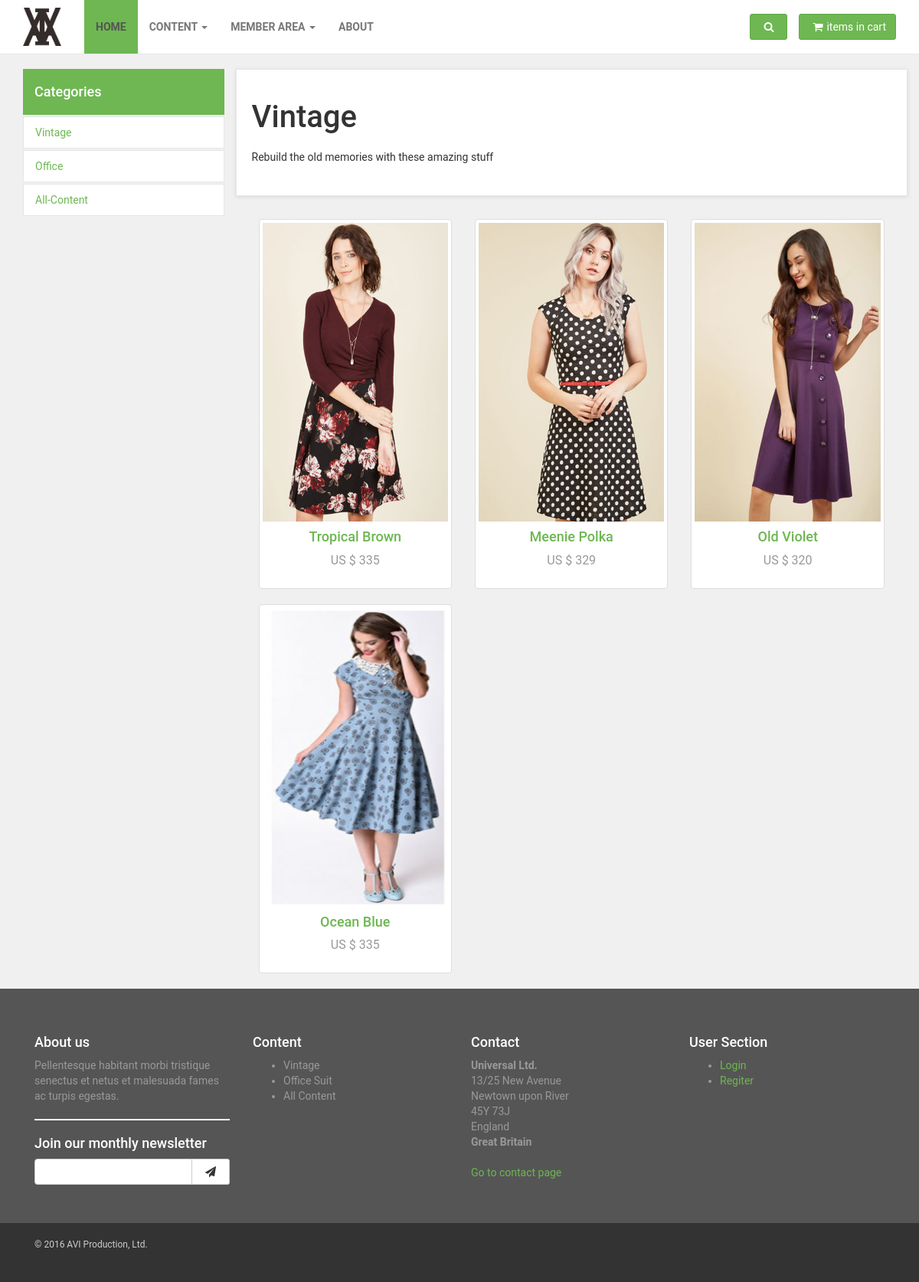
The app's page /PROJECT_AKHIR/vintage.php with its own data.
### tables this page shows
CREATE TABLE IF NOT EXISTS `tb_content` (
  `p_id` int(11) NOT NULL AUTO_INCREMENT,
  `p_name` text NOT NULL,
  `p_price` varchar(30) NOT NULL,
  `p_img` text NOT NULL,
  `p_info` longtext NOT NULL,
  `p_label` varchar(20) NOT NULL,
  PRIMARY KEY (`p_id`)
);

### PROJECT_AKHIR/vintage.php (the view, shortened to what this page needs)
<!DOCTYPE html>
<html lang="en">
<head>
    <link href="css/bootstrap.min.css" rel="stylesheet">
    <link href="css/tambahan.css" rel="stylesheet">
    <link href="css/coba.css" rel="stylesheet">
    <link rel="stylesheet" href="font-awesome/css/font-awesome.min.css">
</head>
<body>
  <div class="container-fluid">
    <div class="row">
  <div class="navbar navbar-default yamm" role="navigation" id="navbar">
    <div class="container">
        <div class="navbar-header">
            <a class="navbar-brand home" href="index.php" data-animate-hover="bounce">
                <img src="img/logo.png" alt="Obaju logo" class="hidden-xs logo-normal">
            </a>
        </div>
        <div class="navbar-collapse collapse" id="navigation">
          <ul class="nav navbar-nav navbar-left">
              <li class="active"><a href="index.php">Home</a>
              </li>
              <li class="dropdown ">
                  <a href="" id="d1" class="dropdown-toggle" data-toggle="dropdown" data-hover="dropdown" aria-hashpopup="true" aria-expanded="true">Content <b class="caret"></b></a>
              </li>
              <li class="dropdown">
                  <a href="" id="d2" class="dropdown-toggle" data-toggle="dropdown" data-hover="dropdown" data-delay="200"  aria-hashpopup="true" aria-expanded="true">Member Area <b class="caret"></b></a>
              </li>
              <li class="">
                  <a href="about.php" >About</a>
              </li>
          </ul>
        </div>
        <div class="navbar-buttons">
            <div class="navbar-collapse collapse right" id="basket-overview">
                <a href="basket.html" class="btn btn-primary navbar-btn"><i class="fa fa-shopping-cart"></i><span class="hidden-sm">items in cart</span></a>
            </div>
            <div class="navbar-collapse collapse right" id="search-not-mobile">
                <button type="button" class="btn navbar-btn btn-primary" data-toggle="collapse" data-target="#search">
                    <i class="fa fa-search"></i>
                </button>
            </div>
        </div>
    </div>
</div>
  </div>
</div>
<br>
        <section id="category" class="bg-light-gray jarak">
            <div class="container-fluid">
          <div class="container-fluid">
            <div class="row">
              <div class="col-md-3">
                <div class="nav nav-pills nav-stacked ">
                  <li class="active"><a href=""><h4>Categories</h4></a></li>
                  <li class="box2"><a href="vintage.php">Vintage</a></li>
                  <li class="box2"><a href="office.php">Office</a></li>
                  <li class="box2"><a href="all.php">All-Content</a></li>
                </div>
              </div>
        <div class="col-md-9">
            <div class="row">
              <div class="col-md-12 box title">
                  <h1>Vintage</h1>
                  <span>Rebuild the old memories with these amazing stuff</span>
                  <br>
                  <br>
              </div>
            </div>
              <div class="row">
                <div class="col-md-12 ">
                  <?php
                    include_once("connect.php");
                    $i = 1;
                    $query = mysqli_query($connect, "SELECT * FROM tb_content WHERE p_label='Vintage' || 'vintage'");
                    if ($jumlah == 0) { ?>
                      <?php }
                		while($data = mysqli_fetch_assoc($query)) {
                       ?>
                  <div class="col-md-4 col-sm-4 detail">
                        <a href="#" class="thumbnail detail" data-toggle="modal" data-target="#mymodal<?php echo $i;?>">
                          <img src="img/posting/<?php echo $data['p_img']; ?>" class="img-responsive content-home" alt="">
                              <h4 class="text-primary"><?php echo $data['p_name']; ?></h4>
                              <p class="text-muted"><?php echo $data['p_price']; ?></p>
                        </a>
                  </div>
                  <?php $i++; } ?>
              </div>
            </div>
          </div>
        </div>
      </div>
            </div>
        </section>
        <footer id="footer">
                    <div class="container">
                        <div class="col-md-3 col-sm-6">
                            <h4 class="uye">About us</h4>
                            <p>Pellentesque habitant morbi tristique senectus et netus et malesuada fames ac turpis egestas.</p>
                            <hr>
                            <h4 class="uye">Join our monthly newsletter</h4>
                            <form>
                                <div class="input-group">
                                    <input type="text" class="form-control">
                                    <span class="input-group-btn">
                                <button class="btn btn-default" type="button"><i class="fa fa-send"></i></button>
                            </span>
                                </div>
                            </form>
                        </div>
                        <div class="col-md-3 col-sm-6">
                            <h4 class="uye">Content</h4>
                            <ul>
                              <li>Vintage</li>
                              <li>Office Suit</li>
                              <li>All Content</li>
                            </ul>
                        </div>
                        <div class="col-md-3 col-sm-6">
                            <h4 class="uye">Contact</h4>
                            <p><strong>Universal Ltd.</strong>
                                <br>13/25 New Avenue
                                <br>Newtown upon River
                                <br>45Y 73J
                                <br>England
                                <br>
                                <strong>Great Britain</strong>
                            </p>
                              <a href="contact.html">Go to contact page</a>
                        </div>
                        <div class="col-md-3 col-sm-6">
                            <h4 class="uye">User Section</h4>
                            <ul>
                                <li><a href="#" data-toggle="modal" data-target="#login-modal">Login</a>
                                </li>
                                <li><a href="register.html">Regiter</a>
                                </li>
                            </ul>
                        </div>
                    </div>
                </footer>
                <div id="copyright">
                          <div class="container">
                              <div class="col-md-6">
                                  <p class="pull-left">© 2016 AVI Production, Ltd.</p>
                              </div>
                          </div>
                      </div>
</body>
</html>

### PROJECT_AKHIR/css/tambahan.css (style rules this page uses)
.box { background: #fff; margin: 0 0 30px; border: solid 1px #e6e6e6; -webkit-box-sizing: border-box; -moz-box-sizing: border-box; box-sizing: border-box; padding: 20px; -webkit-box-shadow: 0 1px 5px rgba(0, 0, 0, 0.1); box-shadow: 0 1px 5px rgba(0, 0, 0, 0.1); }
.content-home { width: 100%; height: 390px; }
.detail { text-align: center; }
.text-muted { color: #999999; font-size: 16px; padding-left: 10px; padding-right: 10px; }
.box2 { background: #fff; border: solid 1px #e6e6e6; }
hr { height: 1px; background-color: white; }
.logo-normal { width: 50px; height: 50px; }
.navbar { margin-bottom: -20px; }
#footer { background: #555555; padding: 50px 0; color: #999999; }
#copyright { background: #333; color: #ccc; padding: 20px 0; font-size: 12px; }
.uye { color: white; }

### PROJECT_AKHIR/css/coba.css (style rules this page uses)
a, button { -webkit-transition: all 0.2s ease-out; -moz-transition: all 0.2s ease-out; transition: all 0.2s ease-out; }
a i.fa, button i.fa { margin: 0 5px; }
h1 { font-weight: 700; font-size: 40px; }
.navbar ul.nav > li > a { text-transform: uppercase; font-weight: bold; }
.navbar #basket-overview { padding: 0; }
.yamm .nav, .yamm .collapse, .yamm .dropup, .yamm .dropdown { position: static; }
.yamm .container { position: relative; }
.nav { margin-bottom: 0; padding-left: 0; list-style: none; }
.nav > li > a { padding: 10px 15px; }
.nav-pills > li > a { border-radius: 0; }
.nav-pills > li.active > a, .nav-pills > li.active > a:hover, .nav-pills > li.active > a:focus { color: #ffffff; background-color: #6eb752; }
.navbar { font-family: "Roboto", Helvetica, Arial, sans-serif; min-height: 70px; border: none; border-bottom: 1px solid transparent; }
@media (min-width: 768px) { .navbar { border-radius: 0; } }
.navbar-collapse { max-height: 340px; overflow-x: visible; padding-right: 15px; padding-left: 15px; }
@media (min-width: 768px) { .navbar-collapse { float: left; width: auto; border-top: 0; box-shadow: none; } }
@media (min-width: 768px) { .navbar-collapse.collapse { display: block !important; height: auto !important; padding-bottom: 0; overflow: visible !important; } }
@media (min-width: 768px) { .navbar-collapse.right { float: right; } }
.container > .navbar-header, .container-fluid > .navbar-header, .container > .navbar-collapse, .container-fluid > .navbar-collapse { margin-right: -15px; margin-left: -15px; }
@media (min-width: 768px) { .container > .navbar-header, .container-fluid > .navbar-header, .container > .navbar-collapse, .container-fluid > .navbar-collapse { margin-right: 0; margin-left: 0; } }
.navbar-brand { float: left; padding: 10px 15px; font-size: 18px; line-height: 20px; height: 70px; }
@media (min-width: 768px) { .navbar > .container .navbar-brand, .navbar > .container-fluid .navbar-brand { margin-left: -15px; } }
.navbar-nav { margin: 12.5px -15px; }
.navbar-nav > li > a { padding-top: 10px; padding-bottom: 10px; line-height: 20px; }
@media (min-width: 768px) { .navbar-nav { float: left; margin: 0; } }
@media (min-width: 768px) { .navbar-nav > li { float: left; } }
@media (min-width: 768px) { .navbar-nav > li > a { padding-top: 25px; padding-bottom: 25px; } }
.navbar-btn { margin-top: 18px; margin-bottom: 18px; }
.navbar-default { background-color: #ffffff; border-bottom-color: #e6e6e6; }
.navbar-default .navbar-brand { color: #777777; }
.navbar-default .navbar-nav > li > a { color: #777777; }
.navbar-default .navbar-nav > .active > a, .navbar-default .navbar-nav > .active > a:hover, .navbar-default .navbar-nav > .active > a:focus { color: #555555; background-color: #6eb752; }
.navbar-default .navbar-collapse { border-color: #e6e6e6; }
body { font-family: "Roboto", Helvetica, Arial, sans-serif; font-size: 14px; line-height: 1.42857143; color: #333333; background-color: #f0f0f0; }
a { color: #6eb752; text-decoration: none; }
hr { margin-top: 20px; margin-bottom: 20px; border: 0; border-top: 1px solid #eeeeee; }
.btn { font-weight: normal; font-family: "Roboto", Helvetica, Arial, sans-serif; padding: 6px 12px; font-size: 14px; line-height: 1.42857143; border-radius: 3px; }
.btn-primary { color: #ffffff; background-color: #6eb752; border-color: #62a946; }
.form-control { -webkit-box-shadow: none; box-shadow: none; }
h1, h2, h3, h4, h5, h6, .h1, .h2, .h3, .h4, .h5, .h6 { font-family: inherit; font-weight: 500; line-height: 1.1; color: inherit; }
h1, .h1, h2, .h2, h3, .h3 { margin-top: 20px; margin-bottom: 20px; }
p, ul, ol { margin: 0 0 20px; }
.text-primary { color: #6eb752; }

### records on screen
tb_content: p_img (picture), p_name "Tropical Brown", p_price "US $ 335"
tb_content: p_img (picture), p_name "Meenie Polka", p_price "US $ 329"
tb_content: p_img (picture), p_name "Old Violet", p_price "US $ 320"
tb_content: p_img (picture), p_name "Ocean Blue", p_price "US $ 335"
